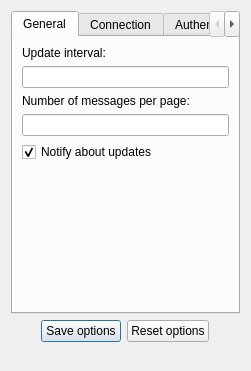
<ui version="4.0" >
 <class>OptionsDialog</class>
 <widget class="QDialog" name="OptionsDialog" >
  <property name="geometry" >
   <rect>
    <x>0</x>
    <y>0</y>
    <width>251</width>
    <height>371</height>
   </rect>
  </property>
  <property name="windowTitle" >
   <string>Options</string>
  </property>
  <layout class="QGridLayout" >
   <item row="0" column="0" >
    <layout class="QVBoxLayout" >
     <item>
      <widget class="QTabWidget" name="tabWidget" >
       <property name="currentIndex" >
        <number>0</number>
       </property>
       <widget class="QWidget" name="tab" >
        <attribute name="title" >
         <string>General</string>
        </attribute>
        <layout class="QGridLayout" >
         <item row="0" column="0" >
          <layout class="QVBoxLayout" >
           <item>
            <widget class="QLabel" name="label_3" >
             <property name="text" >
              <string>Update interval:</string>
             </property>
             <property name="buddy" >
              <cstring>intervalLineEdit</cstring>
             </property>
            </widget>
           </item>
           <item>
            <widget class="QLineEdit" name="intervalLineEdit" />
           </item>
           <item>
            <widget class="QLabel" name="label_4" >
             <property name="text" >
              <string>Number of messages per page:</string>
             </property>
             <property name="buddy" >
              <cstring>intervalLineEdit</cstring>
             </property>
            </widget>
           </item>
           <item>
            <widget class="QLineEdit" name="messagesPerPageLineEdit" />
           </item>
           <item>
            <widget class="QCheckBox" name="updatesNotificationCheckBox" >
             <property name="text" >
              <string>Notify about updates</string>
             </property>
             <property name="checked" >
              <bool>true</bool>
             </property>
            </widget>
           </item>
           <item>
            <spacer>
             <property name="orientation" >
              <enum>Qt::Vertical</enum>
             </property>
             <property name="sizeHint" stdset="0" >
              <size>
               <width>20</width>
               <height>40</height>
              </size>
             </property>
            </spacer>
           </item>
          </layout>
         </item>
        </layout>
       </widget>
       <widget class="QWidget" name="tab_2" >
        <attribute name="title" >
         <string>Connection</string>
        </attribute>
        <layout class="QGridLayout" >
         <item row="0" column="0" >
          <layout class="QVBoxLayout" >
           <item>
            <widget class="QCheckBox" name="useProxyCheckBox" >
             <property name="text" >
              <string>use proxy</string>
             </property>
            </widget>
           </item>
           <item>
            <widget class="QLabel" name="label_8" >
             <property name="text" >
              <string>Proxy address:</string>
             </property>
             <property name="buddy" >
              <cstring>proxyAddressLineEdit</cstring>
             </property>
            </widget>
           </item>
           <item>
            <widget class="QLineEdit" name="proxyAddressLineEdit" />
           </item>
           <item>
            <widget class="QLabel" name="label_9" >
             <property name="text" >
              <string>Proxy port:</string>
             </property>
             <property name="buddy" >
              <cstring>proxyPortLineEdit</cstring>
             </property>
            </widget>
           </item>
           <item>
            <widget class="QLineEdit" name="proxyPortLineEdit" />
           </item>
           <item>
            <widget class="QLabel" name="label_6" >
             <property name="text" >
              <string>Proxy username:</string>
             </property>
             <property name="buddy" >
              <cstring>proxyUsernameLineEdit</cstring>
             </property>
            </widget>
           </item>
           <item>
            <widget class="QLineEdit" name="proxyUsernameLineEdit" />
           </item>
           <item>
            <widget class="QLabel" name="label_7" >
             <property name="text" >
              <string>Proxy password:</string>
             </property>
             <property name="buddy" >
              <cstring>proxyPasswordLineEdit</cstring>
             </property>
            </widget>
           </item>
           <item>
            <widget class="QLineEdit" name="proxyPasswordLineEdit" >
             <property name="echoMode" >
              <enum>QLineEdit::Password</enum>
             </property>
            </widget>
           </item>
           <item>
            <widget class="QCheckBox" name="proxySavePasswordCheckBox" >
             <property name="text" >
              <string>save proxy password</string>
             </property>
            </widget>
           </item>
           <item>
            <spacer>
             <property name="orientation" >
              <enum>Qt::Vertical</enum>
             </property>
             <property name="sizeHint" stdset="0" >
              <size>
               <width>20</width>
               <height>40</height>
              </size>
             </property>
            </spacer>
           </item>
          </layout>
         </item>
        </layout>
       </widget>
       <widget class="QWidget" name="tab_3" >
        <attribute name="title" >
         <string>Authentication</string>
        </attribute>
        <layout class="QGridLayout" >
         <item row="0" column="0" >
          <layout class="QVBoxLayout" >
           <item>
            <widget class="QLabel" name="label" >
             <property name="text" >
              <string>Username or email:</string>
             </property>
             <property name="buddy" >
              <cstring>usernameLineEdit</cstring>
             </property>
            </widget>
           </item>
           <item>
            <widget class="QLineEdit" name="usernameLineEdit" />
           </item>
           <item>
            <widget class="QLabel" name="label_2" >
             <property name="text" >
              <string>Password:</string>
             </property>
             <property name="buddy" >
              <cstring>passwordLineEdit</cstring>
             </property>
            </widget>
           </item>
           <item>
            <widget class="QLineEdit" name="passwordLineEdit" >
             <property name="echoMode" >
              <enum>QLineEdit::Password</enum>
             </property>
            </widget>
           </item>
           <item>
            <widget class="QCheckBox" name="savePasswordCheckBox" >
             <property name="text" >
              <string>save password</string>
             </property>
            </widget>
           </item>
           <item>
            <spacer>
             <property name="orientation" >
              <enum>Qt::Vertical</enum>
             </property>
             <property name="sizeHint" stdset="0" >
              <size>
               <width>20</width>
               <height>40</height>
              </size>
             </property>
            </spacer>
           </item>
          </layout>
         </item>
        </layout>
       </widget>
      </widget>
     </item>
     <item>
      <layout class="QVBoxLayout" >
       <item>
        <layout class="QHBoxLayout" >
         <item>
          <spacer>
           <property name="orientation" >
            <enum>Qt::Horizontal</enum>
           </property>
           <property name="sizeHint" stdset="0" >
            <size>
             <width>40</width>
             <height>20</height>
            </size>
           </property>
          </spacer>
         </item>
         <item>
          <layout class="QHBoxLayout" >
           <item>
            <widget class="QPushButton" name="savePushButton" >
             <property name="text" >
              <string>Save options</string>
             </property>
            </widget>
           </item>
           <item>
            <widget class="QPushButton" name="resetPushButton" >
             <property name="text" >
              <string>Reset options</string>
             </property>
            </widget>
           </item>
          </layout>
         </item>
         <item>
          <spacer>
           <property name="orientation" >
            <enum>Qt::Horizontal</enum>
           </property>
           <property name="sizeHint" stdset="0" >
            <size>
             <width>40</width>
             <height>20</height>
            </size>
           </property>
          </spacer>
         </item>
        </layout>
       </item>
       <item>
        <spacer>
         <property name="orientation" >
          <enum>Qt::Vertical</enum>
         </property>
         <property name="sizeHint" stdset="0" >
          <size>
           <width>20</width>
           <height>40</height>
          </size>
         </property>
        </spacer>
       </item>
      </layout>
     </item>
    </layout>
   </item>
  </layout>
 </widget>
 <resources/>
 <connections/>
</ui>
